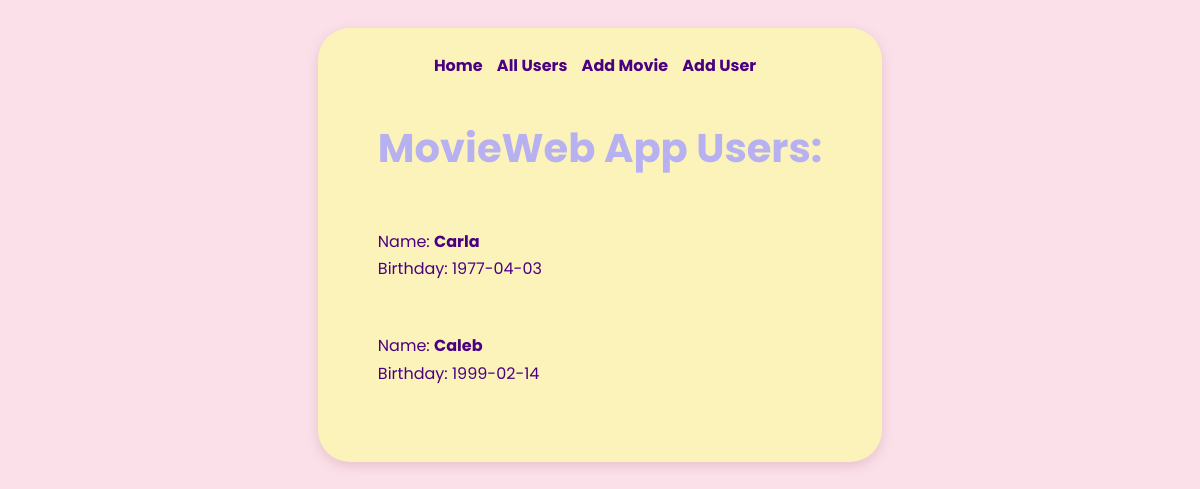
Screenshot of /users with the database file from the repository.
### datamanager/data_models.py (models this page shows, shortened)
class User(db.Model):
    __tablename__ = "users"
    id = Column(Integer, primary_key=True, autoincrement=True)
    name = Column(String)
    birthday = Column(Date)
    movies = db.relationship('UserMovie', backref='user', lazy=True)

### app.py (the view)
@app.route('/users')
def list_users():
    users = data_manager.get_all_users()
    return render_template('list_users.html', users=users)

### datamanager/sqlite_data_manager.py (called while the page is built)
    def get_all_users(self):
        users = self.models.User.query.all()
        return users

### templates/list_users.html (shortened to what this page needs)
<!DOCTYPE html>
<html lang="en">
<head>
    <link rel="stylesheet" href="/static/styles.css">
</head>
<body>
<main>
    <nav>
        <a class="nav_element" href="/">Home</a>
        <a class="nav_element" href="/users">All Users</a>
        <a class="nav_element" href="/add_movie">Add Movie</a>
        <a class="nav_element" href="/add_user">Add User</a>
    </nav>
    <h1>MovieWeb App Users:</h1>
    <div>
        <ul>
            {% for user in users %}
            <li>
                <div>Name: <a id="link-to-favs" href="{{ url_for('list_user_movies', user_id=user.id) }}">{{ user.name
                    }}</a> <br>
                    Birthday: {{ user.birthday }} <br></div>
            </li>
            {% endfor %}
        </ul>
    </div>
</main>
</body>
</html>

### static/styles.css (style rules this page uses)
body { background-color: #FBE0E9; font-family: 'Poppins', sans-serif; color: #4B0082; display: flex; justify-content: center; }
main { background-color: #FBF3B9; border-radius: 2rem; padding: 25px 60px; margin: 20px; box-shadow: 0 4px 12px rgba(200, 150, 160, 0.4); }
nav { text-align: center; margin-bottom: 40px; }
.nav_element { text-decoration: none; font-weight: bold; color: #4B0082; margin-right: 10px; }
h1 { font-family: 'Poppins', sans-serif; font-weight: bold; font-size: 2.5em; color: #B7B1F2; text-align: center; margin-bottom: 50px; }
ul { padding: 0; list-style-type: none; }
li { display: flex; justify-content: space-between; margin-bottom: 50px; color: #4B0082; line-height: 1.7; }
.flash, #link-to-favs { text-decoration: none; color: #4B0082; font-weight: bold; margin-bottom: 30px; }

### rows the page displays
User: name "Carla", birthday "1977-04-03"
User: name "Caleb", birthday "1999-02-14"
